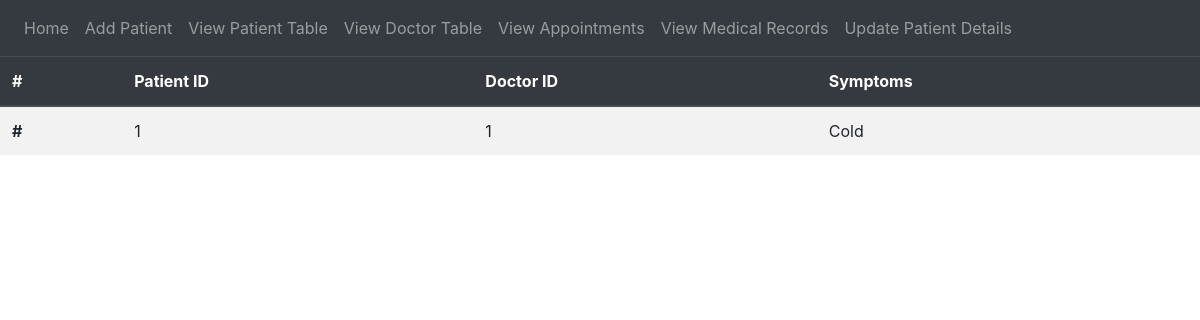
Screenshot of /appointmentTable with the database file from the repository.
### tables this page shows
CREATE TABLE PATIENTAPPOINTMENTS (
            PatID INTEGER,
            DocID INTEGER,
            Symptoms VARCHAR(255),
            FOREIGN KEY (PatID) references PATIENT(ID),
            FOREIGN KEY (DocID) references DOCTOR(ID),
            PRIMARY KEY (PatID, DocID)
        );

### website/views.py (the view)
@views.route('/appointmentTable')
def appointmentTable():
    conn = sql.connect("hospital.db")
    conn.row_factory = sql.Row
    cur = conn.cursor()
    cur.execute("""DROP VIEW IF EXISTS APPOINTMENT_VIEW""")
    pat_view = """CREATE VIEW APPOINTMENT_VIEW AS SELECT * FROM PATIENTAPPOINTMENTS;"""
    cur.execute(pat_view)
    cur.execute("Select * from APPOINTMENT_VIEW")
    rows = cur.fetchall()
    return render_template("appointmentTable.html", rows = rows)

### website/templates/appointmentTable.html (shortened to what this page needs)
{% extends "base.html" %}
{% block content %}
<table class="table table-striped">
    <thead class = "thead-dark">
        <tr>
            <th scope = "col">#</th>
            <th scope = "col">Patient ID</th>
            <th scope = "col">Doctor ID</th>
            <th scope = "col">Symptoms</th>
        </tr>
    </thead>
    <tbody>
    {% for row in rows %}
        <tr>
            <th scope = "row">#</th>
            <td>{{row['PatID']}}</td>
            <td>{{row['DocID']}}</td>
            <td>{{row['Symptoms']}}</td>
        </tr>
    {% endfor %}
    </tbody>
</table>
{% endblock %}

### rows the page displays
PATIENTAPPOINTMENTS: PatID "1", DocID "1", Symptoms "Cold"
